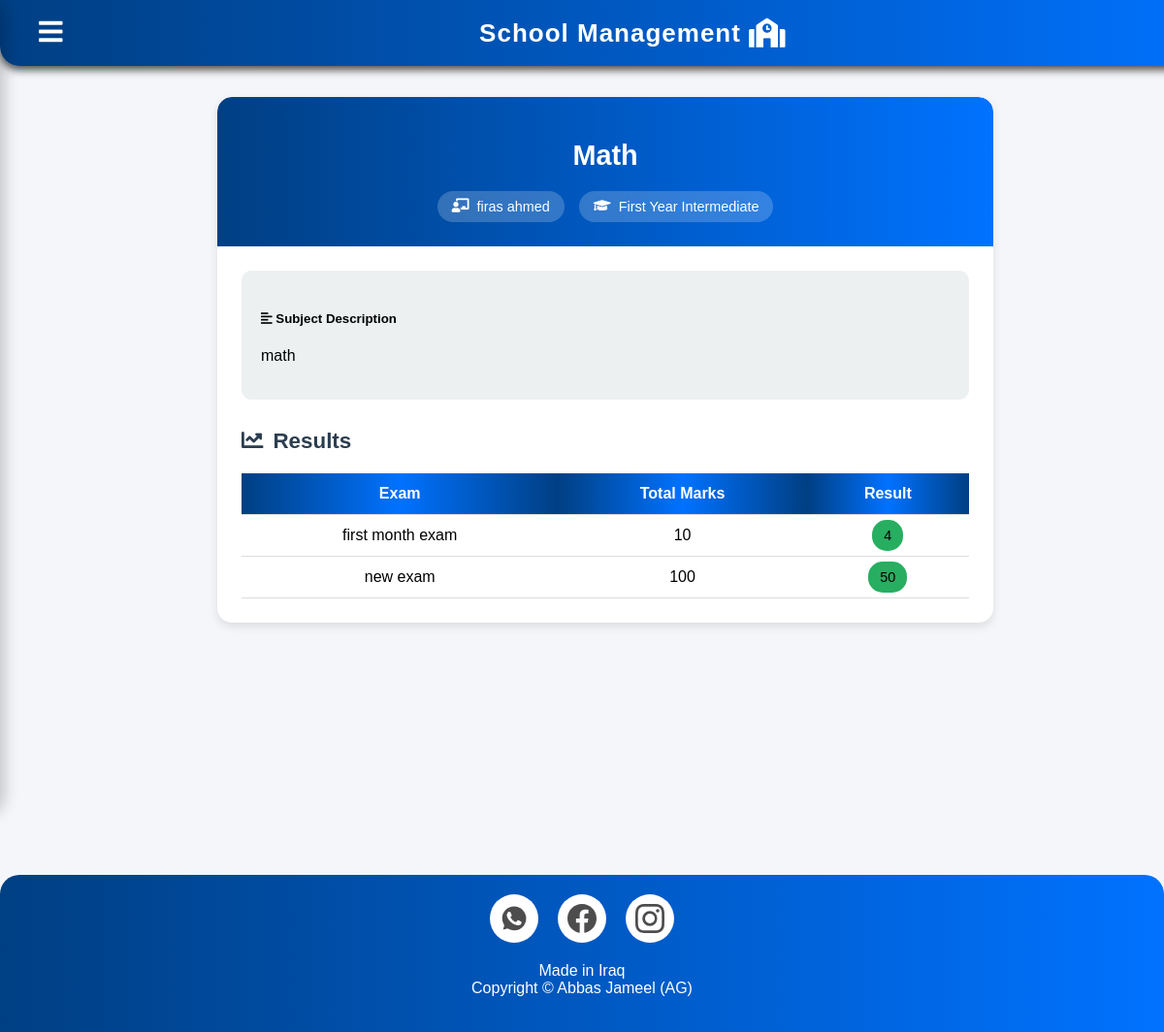
/student/lesson/1/ (signed in), run on the app's committed database.
### school/models.py (models this page shows, shortened)
class Lesson(models.Model):
    GRADE_CHOICES = [
        ('one', 'First Year Intermediate'),
        ('two', 'Second Year Intermediate'),
        ('three', 'Third Year Intermediate'),
        ('four', 'Fourth Year Secondary'),
        ('five', 'Fifth Year Secondary'),
        ('six', 'Sixth Year Secondary'),
    ]
    name = models.CharField(max_length=255)
    description = models.TextField(default="No description")
    grade = models.CharField(max_length=10, choices=GRADE_CHOICES, default="one")
    teacher = models.ForeignKey(
        TeacherExtra,
        on_delete=models.SET_NULL,
        null=True,
        blank=True,
        verbose_name="Teacher"
    )
    def get_grade_display(self):
        return dict(self.GRADE_CHOICES).get(self.grade, '')

class TeacherExtra(models.Model):
    user = models.OneToOneField(User, on_delete=models.CASCADE)
    salary = models.PositiveIntegerField(null=False)
    joindate = models.DateField(auto_now_add=True)
    mobile = models.CharField(max_length=40)
    status = models.BooleanField(default=False)
    @property
    def get_name(self):
        return f"{self.user.first_name} {self.user.last_name}"

class Exam(models.Model):
    lesson = models.ForeignKey(Lesson, on_delete=models.CASCADE)
    student = models.ForeignKey(StudentExtra, on_delete=models.CASCADE)
    exam_name = models.CharField(max_length=255)
    total_marks = models.PositiveIntegerField()
    obtained_marks = models.PositiveIntegerField()
    date_created = models.DateTimeField(auto_now_add=True)
    teacher = models.ForeignKey(TeacherExtra, on_delete=models.CASCADE)

### school/views.py (the view)
# urls.py: path('student/lesson/<int:lesson_id>/', views.student_lesson_detail, name='student-lesson-detail'),
def student_lesson_detail(request, lesson_id):
    lesson = get_object_or_404(Lesson, id=lesson_id)
    student = StudentExtra.objects.get(user=request.user)
    exams = Exam.objects.filter(lesson=lesson, student=student)
    return render(request, 'school/student_lesson_detail.html', {
        'lesson': lesson,
        'exams': exams
    })

### templates/school/student_lesson_detail.html (shortened to what this page needs)
{% extends 'school/studentbase.html' %}
{% block content %}
{% block styles %}
{% load static %}
{% endblock %}
<div class="container-fluid">
    <div class="lesson-card">
        <div class="card-header-custom">
            <h1 class="lesson-title">{{ lesson.name }}</h1>
            <div class="badges-container">
                <span class="teacher-badge">
                    <i class="fas fa-chalkboard-teacher"></i>
                    {{ lesson.teacher.get_name }}
                </span>
                <span class="grade-badge">
                    <i class="fas fa-graduation-cap"></i>
                    {{ lesson.get_grade_display }}
                </span>
            </div>
        </div>
        <div class="card-body">
            <div class="description-box">
                <h5><i class="fas fa-align-left"></i> Subject Description</h5>
                <p>{{ lesson.description }}</p>
            </div>
            <div class="results-section">
                <h4><i class="fas fa-chart-line"></i> Results</h4>
                {% if exams %}
                    <div class="results-table">
                        <table class="table">
                            <thead>
                                <tr>
                                    <th>Exam</th>
                                    <th>Total Marks</th>
                                    <th>Result</th>
                                </tr>
                            </thead>
                            <tbody>
                                {% for exam in exams %}
                                <tr>
                                    <td>{{ exam.exam_name }}</td>
                                    <td>{{ exam.total_marks }}</td>
                                    <td>
                                        <span class="badge {% if exam.obtained_marks < exam.half_marks %}bg-danger{% else %}bg-success{% endif %}">
                                            {{ exam.obtained_marks }}
                                        </span>
                                    </td>
                                </tr>
                                {% endfor %}
                            </tbody>
                        </table>
                    </div>
                {% else %}
                    <div class="empty-state">
                        <i class="fas fa-clipboard-list"></i>
                        <h5>No results available</h5>
                        <p>Results will be displayed here once available</p>
                    </div>
                {% endif %}
            </div>
        </div>
    </div>
</div>
{% endblock %}

### templates/school/studentbase.html (shortened to what this page needs)
<!DOCTYPE html>
{% load static %}
<head>
  <link rel="stylesheet" href="https://cdnjs.cloudflare.com/ajax/libs/font-awesome/5.12.1/css/all.min.css">
</head>
<body>
  <header>
    <div class="header-content">
      <div class="menu-toggle" onclick="toggleSidebar()">
        <i class="fas fa-bars"></i>
      </div>
      <div class="header-title">
        School Management
        <i class="fas fa-school"></i>
      </div>
    </div>
  </header>
  <div class="content">
    {% block content %}
    {% endblock content %}
  </div>
  {% include "school/footer2.html" %}
</body>
</html>

### templates/school/footer2.html (shortened to what this page needs)
<!DOCTYPE html>
{% load static %}
<html lang="en">
<head>
</head>
<body>
  <div class="content">
  </div>
  <footer>
    <ul class="example-2">
      <li class="icon-content">
        <a data-social="whatsapp" aria-label="Whatsapp" href="https://www.whatsapp.com" target="_blank">
        </a>
      </li>
      <li class="icon-content">
        <a data-social="facebook" aria-label="Facebook" href="https://www.facebook.com/" target="_blank">
        </a>
      </li>
      <li class="icon-content">
        <a data-social="instagram" aria-label="Instagram" href="https://www.instagram.com/" target="_blank">
        </a>
      </li>
    </ul>
    <div class="container">
      <p>
        Made in Iraq <br />
        Copyright &copy; Abbas Jameel (AG)
      </p>
    </div>
  </footer>
</body>
</html>

### templates/school/studentbase.html (style rules this page uses)
body { margin: 0; padding: 0; font-family: "Tajawal", sans-serif; background-color: #f7f9fc; display: flex; height: 100vh; overflow-x: hidden; }
header { position: fixed; top: 0; left: 0; background: -webkit-linear-gradient(left, #003f83, #0072ff); border-bottom-left-radius: 20px; border-bottom-right-radius: 20px; width: 100%; color: white; padding: 18px 40px; display: flex; justify-content: space-between; align-items: center; box-shadow: 0 4px 8px rgba(0, 0, 0, 0.7); z-index: 1000; }
.header-content { display: flex; align-items: center; width: 100%; }
.menu-toggle { font-size: 28px; cursor: pointer; color: white; transition: transform 0.3s; }
.header-title { font-size: 26px; font-weight: 600; letter-spacing: 1px; display: flex; align-items: center; justify-content: center; flex-grow: 1; text-align: center; }
.header-title i { margin-left: 8px; font-size: 30px; }
.content { flex-grow: 1; padding: 80px 30px; width: 100%; max-width: 1200px; margin: 0 auto; }

### templates/school/student_lesson_detail.html (style rules this page uses)
html, body { overflow-x: hidden; font-family: 'Tajawal', sans-serif; background-color: #f4f6f9; }
.container-fluid { display: flex; justify-content: flex-start; padding: 20px; max-width: 100%; margin: 0 auto; }
.lesson-card { width: 90%; max-width: 800px; background: #fff; border-radius: 15px; box-shadow: 0 4px 10px rgba(0, 0, 0, 0.1); overflow: hidden; transition: transform 0.3s ease-in-out; margin-left: 15%; }
.card-header-custom { background: linear-gradient(to right, #003f83, #0072ff); padding: 25px; color: white; text-align: center; border-radius: 15px 15px 0 0; position: relative; overflow: hidden; }
.card-header-custom::after { content: ""; position: absolute; top: 0; left: -100%; width: 100%; height: 100%; background: linear-gradient(to right, rgba(255, 255, 255, 0.001) 0%, rgba(255, 255, 255, 0.4) 50%, rgba(255, 255, 255, 0.001) 80%); animation: shimmer 5.5s infinite linear; }
.lesson-title { font-size: 1.8rem; font-weight: 700; }
.badges-container { display: flex; justify-content: center; gap: 15px; flex-wrap: wrap; margin-top: 10px; }
.teacher-badge, .grade-badge { padding: 8px 15px; border-radius: 20px; font-size: 0.9rem; display: flex; align-items: center; gap: 8px; background: rgba(255, 255, 255, 0.2); color: white; }
.card-body { padding: 25px; }
.description-box { background: #ecf0f1; border-radius: 10px; padding: 20px; margin-bottom: 25px; }
.results-section h4 { color: #2c3e50; margin-bottom: 20px; font-size: 1.4rem; display: flex; align-items: center; gap: 10px; }
.results-table { overflow-x: auto; }
table { width: 100%; border-collapse: collapse; }
th, td { padding: 12px; text-align: center; border-bottom: 1px solid #ddd; }
th { background: linear-gradient(to right, #003f83, #0072ff 50%, #003f83); color: white; font-weight: 600; }
.badge.bg-success { background: #27ae60 !important; padding: 8px 12px; border-radius: 15px; font-size: 0.9rem; }

### templates/school/footer2.html (style rules this page uses)
html, body { height: 100%; margin: 0; }
body { display: flex; flex-direction: column; }
.content { flex: 1; }
footer { padding: 20px 0; background: -webkit-linear-gradient(left, #003f83, #0072ff); margin: 0; color: #ffffff; text-align: center; border-radius: 20px 20px 0 0; }
ul { list-style: none; padding: 0; margin: 0; }
.example-2 { display: flex; justify-content: center; align-items: center; margin-bottom: 20px; }
.example-2 .icon-content { margin: 0 10px; position: relative; }
.example-2 .icon-content a { position: relative; overflow: hidden; display: flex; justify-content: center; align-items: center; width: 50px; height: 50px; border-radius: 50%; color: #4d4d4d; background-color: #fff; text-decoration: none; transition: all 0.3s ease-in-out; }
.example-2 .icon-content a svg { position: relative; z-index: 1; width: 30px; height: 30px; }

### data on the page
Lesson: name "Math", teacher.get_name "firas ahmed", grade "First Year Intermediate", description "math"
Exam: exam_name "first month exam", total_marks "10", obtained_marks "4"
Exam: exam_name "new exam", total_marks "100", obtained_marks "50"
